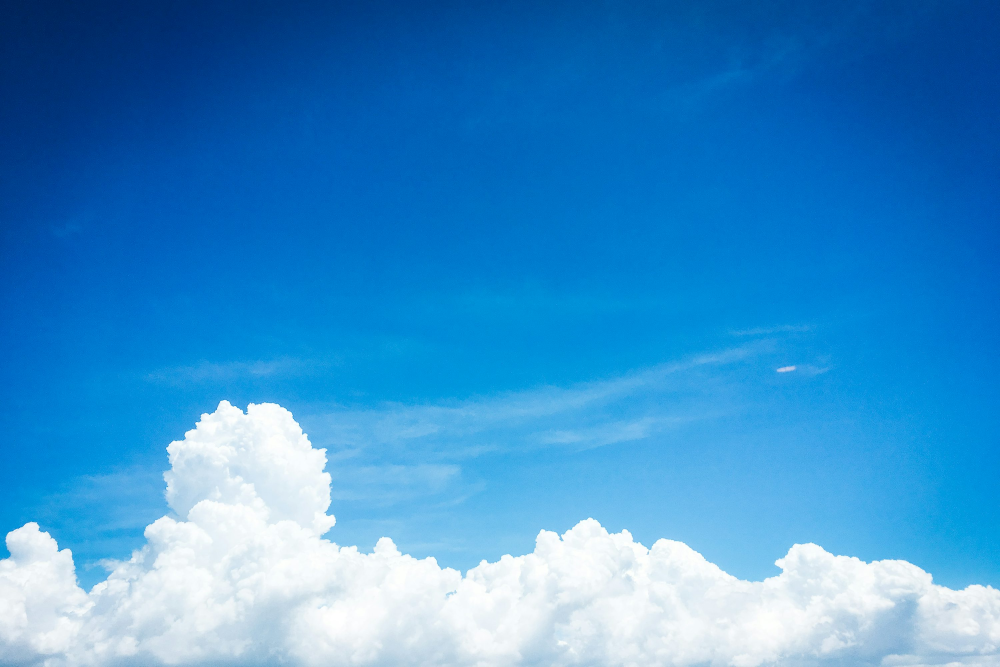
#> input picture ChromaKey/dw.jpg, 3000 x 2000 px (shown at 1/3 size)
$ python main.py
#> lines starting #> are read from the running program, lines starting #| are printed output that depends on the picture; after the words box and inside, x2 and y2 are one past the last pixel; in counts of white or black regions, pixels touching at a corner belong together
#> further down, fundo is the input picture: shape (2000, 3000, 3); mean B, G, R 205.2, 143.9, 59.6
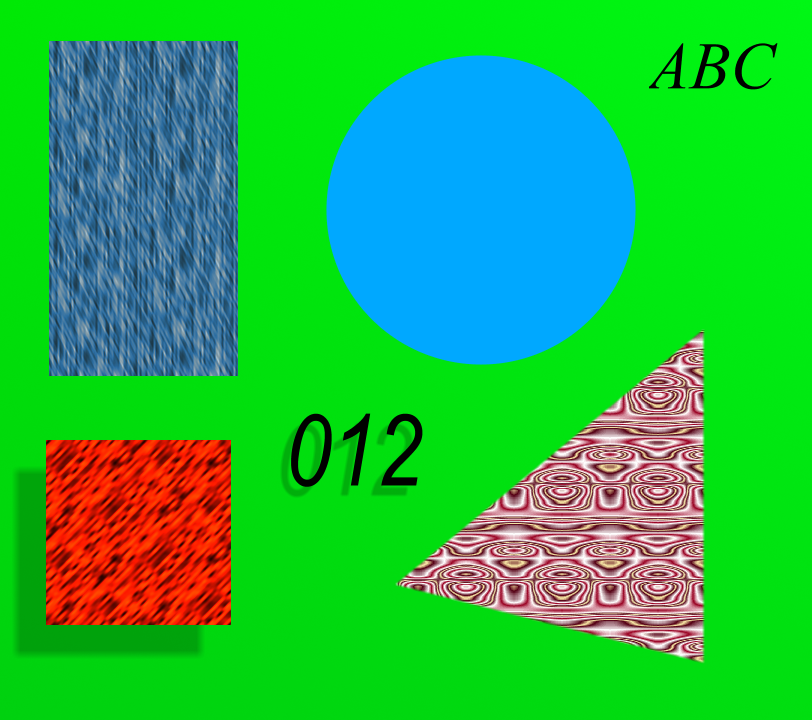
#> input picture ChromaKey/0.BMP, 812 x 720 px, found by its file name
#> further down, imagem is the input picture: shape (720, 812, 3); mean B, G, R 69.8, 184.7, 35.5
#Esse código faz troca de fundo (chroma key), tirando o fundo verde das imagens e colocando outro fundo no lugar.

#Usei OpenCV pra ler as imagens e fazer os cálculos. O que eu fiz foi:
    # Ver qual parte da imagem é verde comparando o canal verde com os outros (vermelho e azul).
    # Depois fiz um tipo de máscara pra saber onde é fundo e onde é a pessoa (ou objeto da frente).
    # Apliquei blur pra suavizar as bordas, senão fica uma borda muito marcada.
    # Também usei um truque pra tirar aquele brilho verde que fica nas bordas.
    # No final, juntei a imagem original com o novo fundo usando essa máscara (com alpha blending).
#O código lê as imagens 0.bmp até 9.bmp e troca o fundo delas pelo fundo que tá no arquivo 'dw.jpg'.


import cv2
import numpy as np
import os

def aplicar_chroma_key(foreground, background):
    foreground = foreground.astype(np.float32) / 255.0
    background = background.astype(np.float32) / 255.0

    background = cv2.resize(background, (foreground.shape[1], foreground.shape[0]))
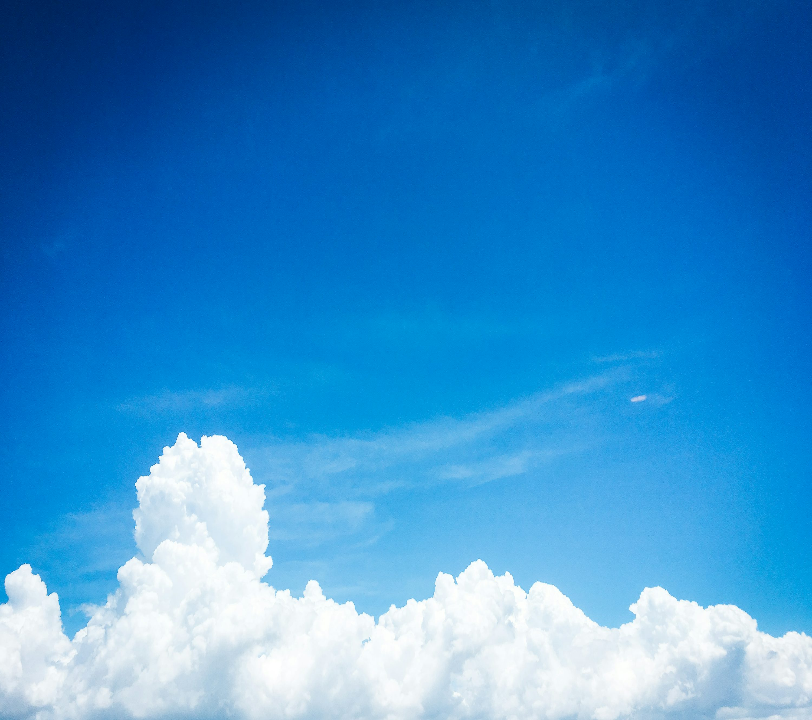
#> background: shape (720, 812, 3) float32; mean of channels 0, 1, 2 0.805, 0.564, 0.234; drawn as B, G, R
    b, g, r = cv2.split(foreground)
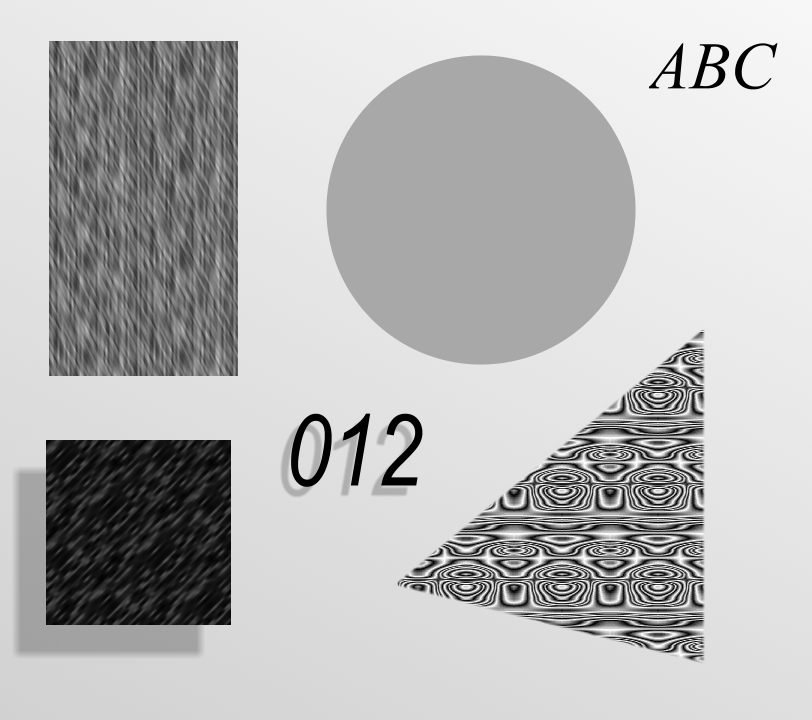
#> g: shape (720, 812) float32; min 0, max 0.992, mean 0.724
    green_score = g - np.maximum(r, b)
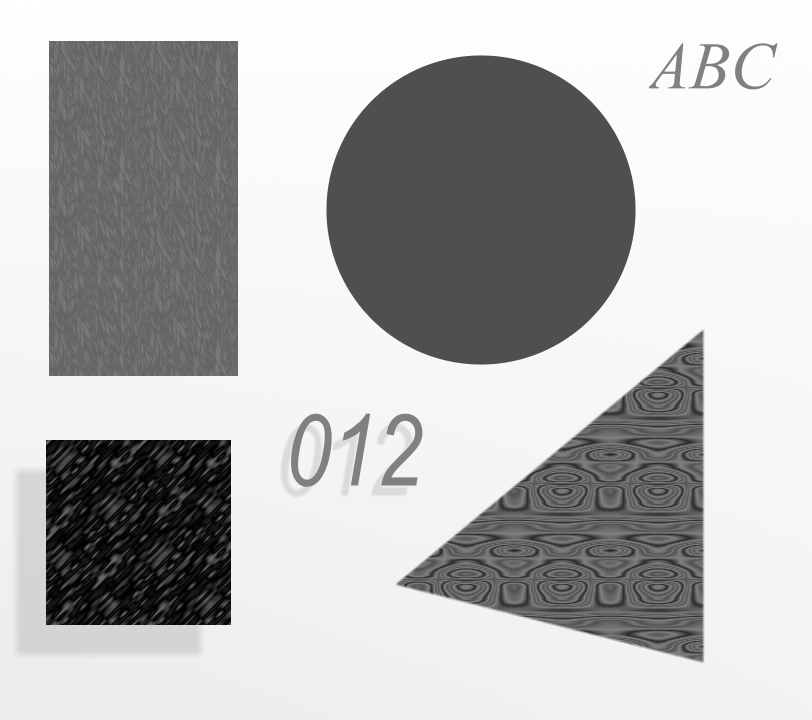
#> green_score: shape (720, 812) float32; min -0.902, max 0.894, mean 0.385; drawn with min black and max white
    green_score = cv2.GaussianBlur(green_score, (7, 7), 0)
    green_score = cv2.normalize(green_score, None, 0.0, 1.0, cv2.NORM_MINMAX)

    alpha = 1.0 - green_score
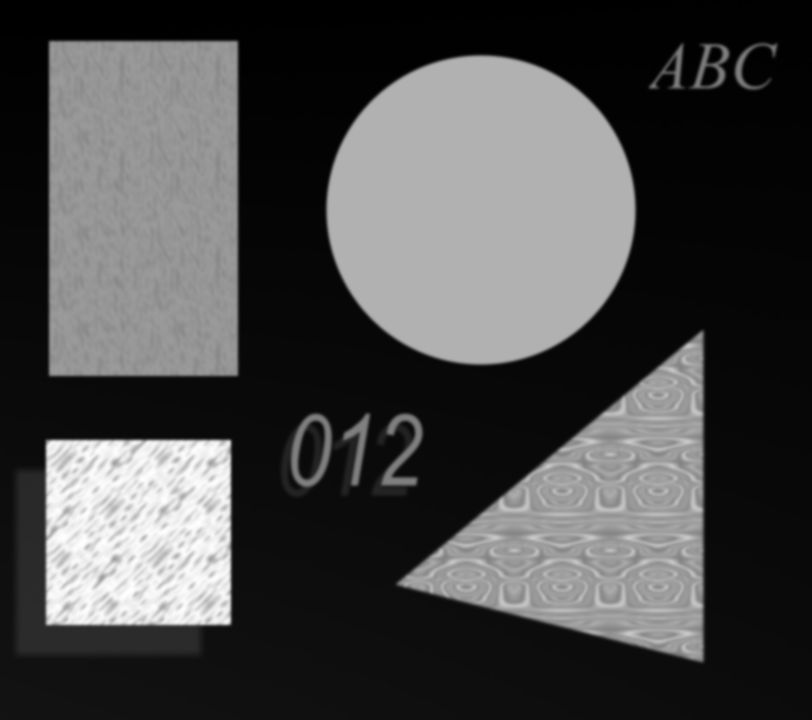
#> alpha: shape (720, 812) float32; min 0, max 1, mean 0.287
    alpha = np.clip(alpha, 0.0, 1.0)
    alpha = cv2.GaussianBlur(alpha, (5, 5), 0)
    alpha_3ch = cv2.merge([alpha, alpha, alpha])

    result = foreground * alpha_3ch + background * (1.0 - alpha_3ch)

    # Spill suppression (borda verde)
    mask_borda = (alpha < 0.9).astype(np.float32)
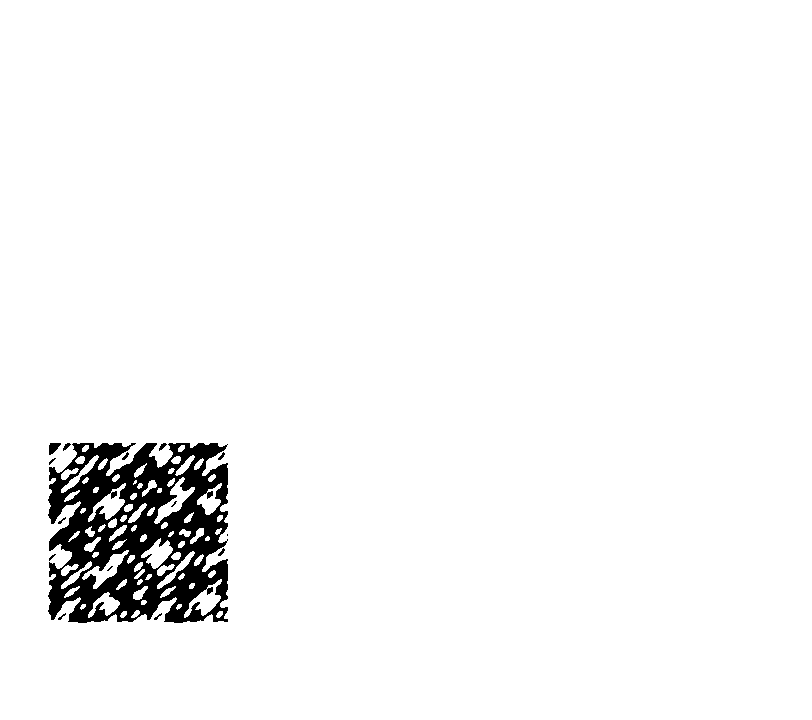
#> mask_borda: shape (720, 812) float32; values 0 (black) and 1 (white), 96.5% white; 15 black regions (8 under 20 px), largest, box (x1, y1, x2, y2) and area: (48, 443, 228, 623) 20136, (49, 443, 61, 455) 93, (63, 443, 71, 451) 31
    mask_borda = cv2.GaussianBlur(mask_borda, (3, 3), 0)
    result[:, :, 1] = result[:, :, 1] * (1 - 0.2 * mask_borda)
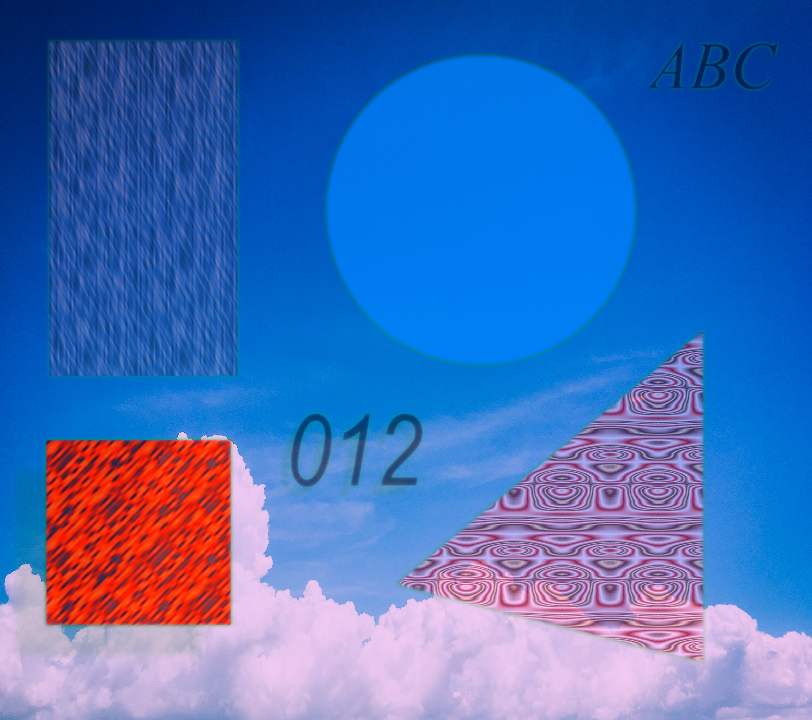
#> result: shape (720, 812, 3) float32; mean of channels 0, 1, 2 0.726, 0.435, 0.268; drawn as B, G, R

    result = (result * 255).astype(np.uint8)
#> pass 3 of the loop `for i in range(10):`:
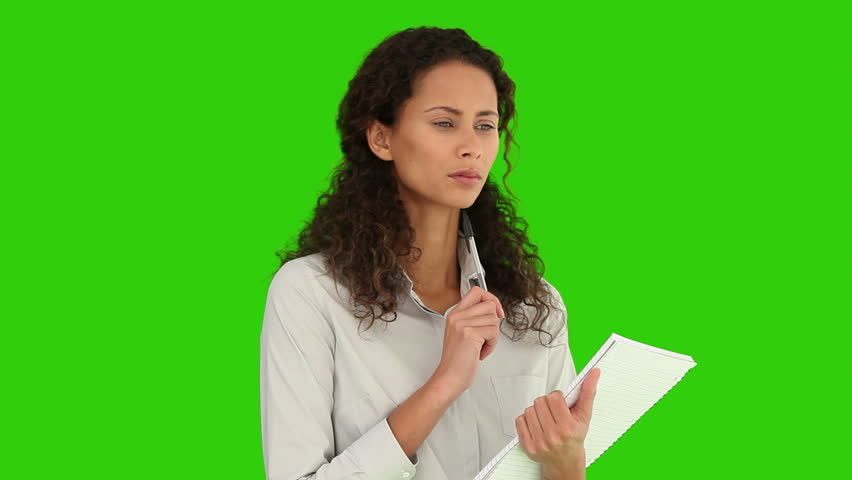
#> input picture ChromaKey/2.bmp, 852 x 480 px
#> imagem is the input picture: shape (480, 852, 3); mean B, G, R 41.5, 186.4, 79.1
#> foreground: shape (480, 852, 3) float32
#> b: shape (480, 852) float32
#> g: shape (480, 852) float32
#> r: shape (480, 852) float32
#> alpha_3ch: shape (480, 852, 3) float32
#> in aplicar_chroma_key (call 2), `mask_borda = (alpha < 0.9).astype(np.float32)`:
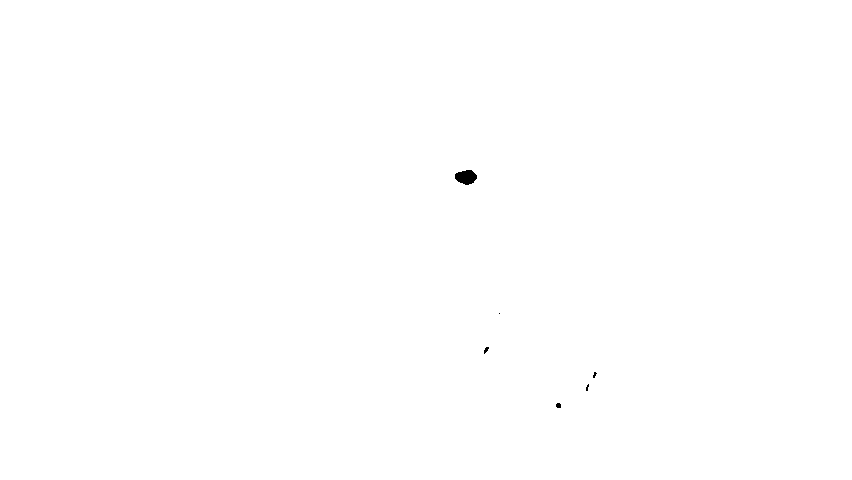
#> mask_borda: shape (480, 852) float32; values 0 (black) and 1 (white), 99.9% white; 6 black regions (3 under 20 px), largest, box (x1, y1, x2, y2) and area: (455, 170, 477, 185) 242, (556, 403, 561, 408) 22, (484, 347, 489, 354) 20
#> in aplicar_chroma_key (call 2), `result[:, :, 1] = result[:, :, 1] * (1 - 0.2 * mask_borda)`:
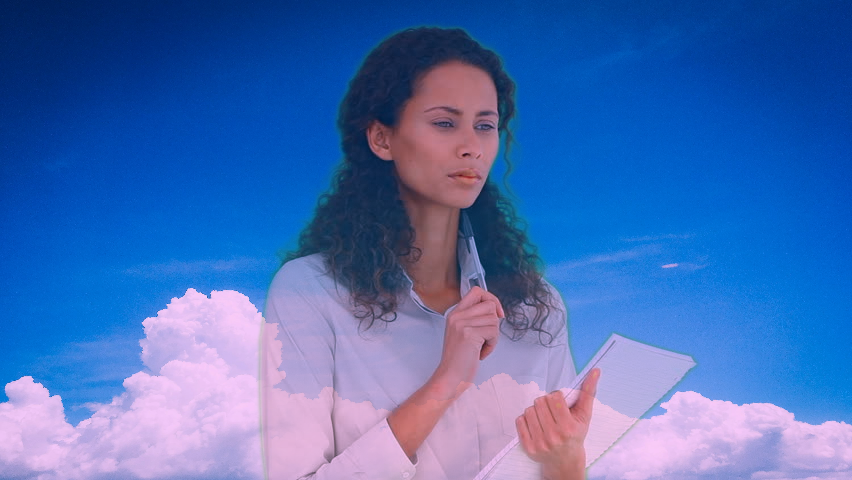
#> result: shape (480, 852, 3) float32; mean of channels 0, 1, 2 0.71, 0.431, 0.282; drawn as B, G, R
#> the loop made 10 passes; the first 3 are shown
    return result

# Cria pasta de saída
os.makedirs("saida", exist_ok=True)

# Fundo
fundo = cv2.imread('dw.jpg')
if fundo is None:
    raise FileNotFoundError("Imagem 'dw.jpg' não encontrada.")

# Loop de imagens 0.bmp a 9.bmp
for i in range(10):
    nome_entrada = f'{i}.bmp'
    imagem = cv2.imread(nome_entrada)
    if imagem is None:
        print(f"⚠️ Imagem {nome_entrada} não encontrada. Pulando.")
        continue

    resultado = aplicar_chroma_key(imagem, fundo)

    nome_saida = f'saida/{i}_saida.jpg'
    cv2.imwrite(nome_saida, resultado)
    print(f"✅ Imagem processada e salva: {nome_saida}")

    # Exibe o resultado
    cv2.imshow(f'Resultado {i}', resultado)
    cv2.waitKey(0)
    cv2.destroyAllWindows()
